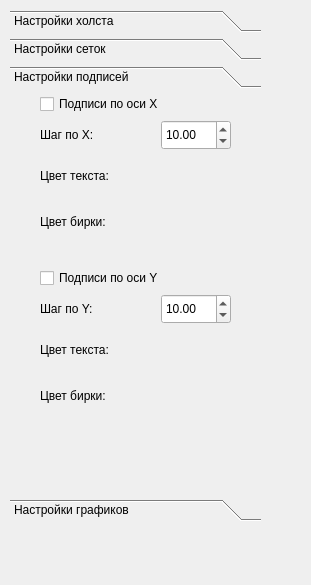
<?xml version="1.0" encoding="UTF-8"?>
<ui version="4.0">
 <class>SettingPanel</class>
 <widget class="QWidget" name="SettingPanel">
  <property name="geometry">
   <rect>
    <x>0</x>
    <y>0</y>
    <width>311</width>
    <height>585</height>
   </rect>
  </property>
  <property name="windowTitle">
   <string>Form</string>
  </property>
  <widget class="QWidget" name="verticalLayoutWidget">
   <property name="geometry">
    <rect>
     <x>10</x>
     <y>10</y>
     <width>251</width>
     <height>511</height>
    </rect>
   </property>
   <layout class="QVBoxLayout" name="mainLayout">
    <item>
     <widget class="QToolBox" name="toolBox">
      <property name="currentIndex">
       <number>2</number>
      </property>
      <widget class="QWidget" name="pagePlot">
       <property name="geometry">
        <rect>
         <x>0</x>
         <y>0</y>
         <width>249</width>
         <height>393</height>
        </rect>
       </property>
       <attribute name="label">
        <string>Настройки холста</string>
       </attribute>
       <widget class="QWidget" name="gridLayoutWidget_2">
        <property name="geometry">
         <rect>
          <x>10</x>
          <y>10</y>
          <width>231</width>
          <height>351</height>
         </rect>
        </property>
        <layout class="QGridLayout" name="plotLayout">
         <item row="2" column="1">
          <widget class="QLabel" name="scaleLabel">
           <property name="text">
            <string>Масштаб  (пикс./ед.)</string>
           </property>
          </widget>
         </item>
         <item row="0" column="1">
          <widget class="QCheckBox" name="autoScaleBox">
           <property name="text">
            <string>Автомасштабирование</string>
           </property>
          </widget>
         </item>
         <item row="0" column="2">
          <spacer name="horizontalSpacer_6">
           <property name="orientation">
            <enum>Qt::Horizontal</enum>
           </property>
           <property name="sizeType">
            <enum>QSizePolicy::Fixed</enum>
           </property>
           <property name="sizeHint" stdset="0">
            <size>
             <width>10</width>
             <height>20</height>
            </size>
           </property>
          </spacer>
         </item>
         <item row="1" column="1">
          <layout class="QHBoxLayout" name="colorPlotLayout">
           <property name="sizeConstraint">
            <enum>QLayout::SetDefaultConstraint</enum>
           </property>
           <item>
            <widget class="QLabel" name="colorPlotLabel">
             <property name="minimumSize">
              <size>
               <width>0</width>
               <height>40</height>
              </size>
             </property>
             <property name="text">
              <string>Цвет фона:</string>
             </property>
            </widget>
           </item>
           <item>
            <spacer name="horizontalSpacer_3">
             <property name="orientation">
              <enum>Qt::Horizontal</enum>
             </property>
             <property name="sizeHint" stdset="0">
              <size>
               <width>40</width>
               <height>20</height>
              </size>
             </property>
            </spacer>
           </item>
           <item>
            <widget class="ColorButton" name="colorPlotButton" native="true">
             <property name="sizePolicy">
              <sizepolicy hsizetype="Fixed" vsizetype="Fixed">
               <horstretch>0</horstretch>
               <verstretch>0</verstretch>
              </sizepolicy>
             </property>
             <property name="minimumSize">
              <size>
               <width>40</width>
               <height>40</height>
              </size>
             </property>
             <property name="maximumSize">
              <size>
               <width>40</width>
               <height>40</height>
              </size>
             </property>
             <property name="baseSize">
              <size>
               <width>40</width>
               <height>40</height>
              </size>
             </property>
            </widget>
           </item>
          </layout>
         </item>
         <item row="9" column="1">
          <widget class="QPushButton" name="cutButton">
           <property name="text">
            <string>По размеру графика(ов)</string>
           </property>
          </widget>
         </item>
         <item row="5" column="1">
          <layout class="QHBoxLayout" name="scaleYLayout">
           <item>
            <widget class="QLabel" name="scaleYLabel">
             <property name="text">
              <string>по оси Y:</string>
             </property>
            </widget>
           </item>
           <item>
            <spacer name="horizontalSpacer_5">
             <property name="orientation">
              <enum>Qt::Horizontal</enum>
             </property>
             <property name="sizeHint" stdset="0">
              <size>
               <width>40</width>
               <height>20</height>
              </size>
             </property>
            </spacer>
           </item>
           <item>
            <widget class="QDoubleSpinBox" name="scaleYBox">
             <property name="minimumSize">
              <size>
               <width>70</width>
               <height>30</height>
              </size>
             </property>
             <property name="decimals">
              <number>1</number>
             </property>
             <property name="minimum">
              <double>1.000000000000000</double>
             </property>
             <property name="maximum">
              <double>1000.000000000000000</double>
             </property>
             <property name="value">
              <double>10.000000000000000</double>
             </property>
            </widget>
           </item>
          </layout>
         </item>
         <item row="3" column="1">
          <layout class="QHBoxLayout" name="scaleXLayout">
           <item>
            <widget class="QLabel" name="scaleXLabel">
             <property name="text">
              <string>по оси X:</string>
             </property>
            </widget>
           </item>
           <item>
            <spacer name="horizontalSpacer_4">
             <property name="orientation">
              <enum>Qt::Horizontal</enum>
             </property>
             <property name="sizeHint" stdset="0">
              <size>
               <width>40</width>
               <height>20</height>
              </size>
             </property>
            </spacer>
           </item>
           <item>
            <widget class="QDoubleSpinBox" name="scaleXBox">
             <property name="minimumSize">
              <size>
               <width>70</width>
               <height>30</height>
              </size>
             </property>
             <property name="decimals">
              <number>1</number>
             </property>
             <property name="minimum">
              <double>1.000000000000000</double>
             </property>
             <property name="maximum">
              <double>1000.000000000000000</double>
             </property>
             <property name="value">
              <double>10.000000000000000</double>
             </property>
            </widget>
           </item>
          </layout>
         </item>
         <item row="11" column="1">
          <spacer name="verticalSpacer_2">
           <property name="orientation">
            <enum>Qt::Vertical</enum>
           </property>
           <property name="sizeHint" stdset="0">
            <size>
             <width>20</width>
             <height>40</height>
            </size>
           </property>
          </spacer>
         </item>
         <item row="0" column="0">
          <spacer name="horizontalSpacer_7">
           <property name="orientation">
            <enum>Qt::Horizontal</enum>
           </property>
           <property name="sizeType">
            <enum>QSizePolicy::Fixed</enum>
           </property>
           <property name="sizeHint" stdset="0">
            <size>
             <width>10</width>
             <height>20</height>
            </size>
           </property>
          </spacer>
         </item>
         <item row="7" column="1">
          <layout class="QHBoxLayout" name="coordXLayout">
           <item>
            <widget class="QLabel" name="coordXLabel">
             <property name="text">
              <string>по оси X:</string>
             </property>
            </widget>
           </item>
           <item>
            <spacer name="horizontalSpacer_10">
             <property name="orientation">
              <enum>Qt::Horizontal</enum>
             </property>
             <property name="sizeHint" stdset="0">
              <size>
               <width>40</width>
               <height>20</height>
              </size>
             </property>
            </spacer>
           </item>
           <item>
            <widget class="QLabel" name="coordXValue">
             <property name="text">
              <string>n/a</string>
             </property>
            </widget>
           </item>
          </layout>
         </item>
         <item row="6" column="1">
          <widget class="QLabel" name="coordLabel">
           <property name="text">
            <string>Текущие координаты</string>
           </property>
          </widget>
         </item>
         <item row="8" column="1">
          <layout class="QHBoxLayout" name="coordYLayout">
           <item>
            <widget class="QLabel" name="coordYLabel">
             <property name="text">
              <string>по оси Y:</string>
             </property>
            </widget>
           </item>
           <item>
            <spacer name="horizontalSpacer_11">
             <property name="orientation">
              <enum>Qt::Horizontal</enum>
             </property>
             <property name="sizeHint" stdset="0">
              <size>
               <width>40</width>
               <height>20</height>
              </size>
             </property>
            </spacer>
           </item>
           <item>
            <widget class="QLabel" name="coordYValue">
             <property name="text">
              <string>n/a</string>
             </property>
            </widget>
           </item>
          </layout>
         </item>
         <item row="10" column="1">
          <widget class="QPushButton" name="saveButton">
           <property name="text">
            <string>Сохранить изображение</string>
           </property>
          </widget>
         </item>
        </layout>
       </widget>
      </widget>
      <widget class="QWidget" name="pageGrid">
       <property name="geometry">
        <rect>
         <x>0</x>
         <y>0</y>
         <width>249</width>
         <height>393</height>
        </rect>
       </property>
       <attribute name="label">
        <string>Настройки сеток</string>
       </attribute>
       <widget class="QWidget" name="gridLayoutWidget">
        <property name="geometry">
         <rect>
          <x>10</x>
          <y>0</y>
          <width>201</width>
          <height>321</height>
         </rect>
        </property>
        <layout class="QGridLayout" name="gridLayout">
         <item row="0" column="1">
          <widget class="AdderPGrid" name="adderGrid" native="true">
           <property name="sizePolicy">
            <sizepolicy hsizetype="Expanding" vsizetype="Minimum">
             <horstretch>0</horstretch>
             <verstretch>0</verstretch>
            </sizepolicy>
           </property>
           <property name="styleSheet">
            <string notr="true">/*
QWidget{
	border-radius: 10px;
}
QPushButton {
	background-color: qlineargradient(x1: 0, y1: 0, x2: 0, y2: 1, stop: 0 #f0f0ff, stop: 0.5 #f4f4ff, stop: 0.51 #e7e7ff, stop: 1.0 #d0d9f0);
	border: 1px solid rgb(85, 85, 255);
	border-radius: 10px;
}

QPushButton:pressed {
	background-color: qlineargradient(x1: 0, y1: 0, x2: 0, y2: 1, stop: 0 #e0e0ef, stop: 0.5 #e4e4ef, stop: 0.51 #d7d7ef, stop: 1.0 #b0b9e0);
	margin: 1px 0px 1px 0px;
}

QPushButton:hover {
	background-color: qlineargradient(x1: 0, y1: 0, x2: 0, y2: 1,   stop: 0 #fffaff, stop: 0.5 #fff0c0,  stop: 0.51 #fff0c0, stop: 1.0 #d0d9f0);
}
*/</string>
           </property>
          </widget>
         </item>
         <item row="0" column="2">
          <spacer name="horizontalSpacer">
           <property name="orientation">
            <enum>Qt::Horizontal</enum>
           </property>
           <property name="sizeType">
            <enum>QSizePolicy::Fixed</enum>
           </property>
           <property name="sizeHint" stdset="0">
            <size>
             <width>20</width>
             <height>20</height>
            </size>
           </property>
          </spacer>
         </item>
         <item row="0" column="0">
          <spacer name="horizontalSpacer_2">
           <property name="orientation">
            <enum>Qt::Horizontal</enum>
           </property>
           <property name="sizeType">
            <enum>QSizePolicy::Fixed</enum>
           </property>
           <property name="sizeHint" stdset="0">
            <size>
             <width>20</width>
             <height>20</height>
            </size>
           </property>
          </spacer>
         </item>
         <item row="1" column="1">
          <spacer name="verticalSpacer">
           <property name="orientation">
            <enum>Qt::Vertical</enum>
           </property>
           <property name="sizeHint" stdset="0">
            <size>
             <width>20</width>
             <height>40</height>
            </size>
           </property>
          </spacer>
         </item>
        </layout>
       </widget>
      </widget>
      <widget class="QWidget" name="pageSignature">
       <property name="geometry">
        <rect>
         <x>0</x>
         <y>0</y>
         <width>249</width>
         <height>393</height>
        </rect>
       </property>
       <attribute name="label">
        <string>Настройки подписей</string>
       </attribute>
       <widget class="QWidget" name="gridLayoutWidget_4">
        <property name="geometry">
         <rect>
          <x>10</x>
          <y>0</y>
          <width>231</width>
          <height>371</height>
         </rect>
        </property>
        <layout class="QGridLayout" name="signatureLayout">
         <item row="7" column="1">
          <layout class="QHBoxLayout" name="colorYTextLayout">
           <item>
            <widget class="QLabel" name="label_2">
             <property name="minimumSize">
              <size>
               <width>0</width>
               <height>40</height>
              </size>
             </property>
             <property name="text">
              <string>Цвет текста:</string>
             </property>
            </widget>
           </item>
           <item>
            <spacer name="horizontalSpacer_17">
             <property name="orientation">
              <enum>Qt::Horizontal</enum>
             </property>
             <property name="sizeHint" stdset="0">
              <size>
               <width>40</width>
               <height>20</height>
              </size>
             </property>
            </spacer>
           </item>
           <item>
            <widget class="ColorButton" name="colorTextY" native="true">
             <property name="minimumSize">
              <size>
               <width>40</width>
               <height>40</height>
              </size>
             </property>
             <property name="maximumSize">
              <size>
               <width>40</width>
               <height>40</height>
              </size>
             </property>
            </widget>
           </item>
          </layout>
         </item>
         <item row="9" column="1">
          <spacer name="verticalSpacer_5">
           <property name="orientation">
            <enum>Qt::Vertical</enum>
           </property>
           <property name="sizeHint" stdset="0">
            <size>
             <width>20</width>
             <height>40</height>
            </size>
           </property>
          </spacer>
         </item>
         <item row="4" column="1">
          <spacer name="verticalSpacer_4">
           <property name="orientation">
            <enum>Qt::Vertical</enum>
           </property>
           <property name="sizeType">
            <enum>QSizePolicy::Fixed</enum>
           </property>
           <property name="sizeHint" stdset="0">
            <size>
             <width>20</width>
             <height>20</height>
            </size>
           </property>
          </spacer>
         </item>
         <item row="5" column="1">
          <widget class="QCheckBox" name="enableYBox">
           <property name="text">
            <string>Подписи по оси Y</string>
           </property>
          </widget>
         </item>
         <item row="6" column="1">
          <layout class="QHBoxLayout" name="stepYLayout">
           <item>
            <widget class="QLabel" name="sigStepYlabel">
             <property name="text">
              <string>Шаг по Y:</string>
             </property>
            </widget>
           </item>
           <item>
            <spacer name="horizontalSpacer_13">
             <property name="orientation">
              <enum>Qt::Horizontal</enum>
             </property>
             <property name="sizeHint" stdset="0">
              <size>
               <width>40</width>
               <height>20</height>
              </size>
             </property>
            </spacer>
           </item>
           <item>
            <widget class="QDoubleSpinBox" name="stepYBox">
             <property name="minimumSize">
              <size>
               <width>70</width>
               <height>30</height>
              </size>
             </property>
             <property name="minimum">
              <double>1.000000000000000</double>
             </property>
             <property name="value">
              <double>10.000000000000000</double>
             </property>
            </widget>
           </item>
          </layout>
         </item>
         <item row="2" column="1">
          <layout class="QHBoxLayout" name="colorXTextLayout">
           <item>
            <widget class="QLabel" name="label">
             <property name="minimumSize">
              <size>
               <width>0</width>
               <height>40</height>
              </size>
             </property>
             <property name="text">
              <string>Цвет текста:</string>
             </property>
            </widget>
           </item>
           <item>
            <spacer name="horizontalSpacer_16">
             <property name="orientation">
              <enum>Qt::Horizontal</enum>
             </property>
             <property name="sizeHint" stdset="0">
              <size>
               <width>40</width>
               <height>20</height>
              </size>
             </property>
            </spacer>
           </item>
           <item>
            <widget class="ColorButton" name="colorTextX" native="true">
             <property name="minimumSize">
              <size>
               <width>40</width>
               <height>40</height>
              </size>
             </property>
             <property name="maximumSize">
              <size>
               <width>40</width>
               <height>40</height>
              </size>
             </property>
            </widget>
           </item>
          </layout>
         </item>
         <item row="1" column="1">
          <layout class="QHBoxLayout" name="stepXLayout">
           <item>
            <widget class="QLabel" name="sigStepXlabel">
             <property name="text">
              <string>Шаг по X:</string>
             </property>
            </widget>
           </item>
           <item>
            <spacer name="horizontalSpacer_12">
             <property name="orientation">
              <enum>Qt::Horizontal</enum>
             </property>
             <property name="sizeHint" stdset="0">
              <size>
               <width>40</width>
               <height>20</height>
              </size>
             </property>
            </spacer>
           </item>
           <item>
            <widget class="QDoubleSpinBox" name="stepXBox">
             <property name="minimumSize">
              <size>
               <width>70</width>
               <height>30</height>
              </size>
             </property>
             <property name="minimum">
              <double>1.000000000000000</double>
             </property>
             <property name="value">
              <double>10.000000000000000</double>
             </property>
            </widget>
           </item>
          </layout>
         </item>
         <item row="0" column="0">
          <spacer name="horizontalSpacer_15">
           <property name="orientation">
            <enum>Qt::Horizontal</enum>
           </property>
           <property name="sizeType">
            <enum>QSizePolicy::Fixed</enum>
           </property>
           <property name="sizeHint" stdset="0">
            <size>
             <width>20</width>
             <height>20</height>
            </size>
           </property>
          </spacer>
         </item>
         <item row="0" column="1">
          <widget class="QCheckBox" name="enableXBox">
           <property name="text">
            <string>Подписи по оси X</string>
           </property>
          </widget>
         </item>
         <item row="3" column="1">
          <layout class="QHBoxLayout" name="horizontalLayout">
           <item>
            <widget class="QLabel" name="label_3">
             <property name="minimumSize">
              <size>
               <width>0</width>
               <height>40</height>
              </size>
             </property>
             <property name="text">
              <string>Цвет бирки:</string>
             </property>
            </widget>
           </item>
           <item>
            <spacer name="horizontalSpacer_18">
             <property name="orientation">
              <enum>Qt::Horizontal</enum>
             </property>
             <property name="sizeHint" stdset="0">
              <size>
               <width>40</width>
               <height>20</height>
              </size>
             </property>
            </spacer>
           </item>
           <item>
            <widget class="ColorButton" name="colorBgX" native="true">
             <property name="minimumSize">
              <size>
               <width>40</width>
               <height>40</height>
              </size>
             </property>
             <property name="maximumSize">
              <size>
               <width>40</width>
               <height>40</height>
              </size>
             </property>
            </widget>
           </item>
          </layout>
         </item>
         <item row="0" column="2">
          <spacer name="horizontalSpacer_14">
           <property name="orientation">
            <enum>Qt::Horizontal</enum>
           </property>
           <property name="sizeType">
            <enum>QSizePolicy::Fixed</enum>
           </property>
           <property name="sizeHint" stdset="0">
            <size>
             <width>20</width>
             <height>20</height>
            </size>
           </property>
          </spacer>
         </item>
         <item row="8" column="1">
          <layout class="QHBoxLayout" name="horizontalLayout_2">
           <item>
            <widget class="QLabel" name="label_4">
             <property name="minimumSize">
              <size>
               <width>0</width>
               <height>40</height>
              </size>
             </property>
             <property name="text">
              <string>Цвет бирки:</string>
             </property>
            </widget>
           </item>
           <item>
            <spacer name="horizontalSpacer_19">
             <property name="orientation">
              <enum>Qt::Horizontal</enum>
             </property>
             <property name="sizeHint" stdset="0">
              <size>
               <width>40</width>
               <height>20</height>
              </size>
             </property>
            </spacer>
           </item>
           <item>
            <widget class="ColorButton" name="colorBgY" native="true">
             <property name="minimumSize">
              <size>
               <width>40</width>
               <height>40</height>
              </size>
             </property>
             <property name="maximumSize">
              <size>
               <width>40</width>
               <height>40</height>
              </size>
             </property>
            </widget>
           </item>
          </layout>
         </item>
        </layout>
       </widget>
      </widget>
      <widget class="QWidget" name="pageCurve">
       <property name="geometry">
        <rect>
         <x>0</x>
         <y>0</y>
         <width>249</width>
         <height>393</height>
        </rect>
       </property>
       <attribute name="label">
        <string>Настройки графиков</string>
       </attribute>
       <widget class="QWidget" name="gridLayoutWidget_3">
        <property name="geometry">
         <rect>
          <x>10</x>
          <y>20</y>
          <width>221</width>
          <height>151</height>
         </rect>
        </property>
        <layout class="QGridLayout" name="curveLayout">
         <item row="0" column="2">
          <spacer name="horizontalSpacer_8">
           <property name="orientation">
            <enum>Qt::Horizontal</enum>
           </property>
           <property name="sizeType">
            <enum>QSizePolicy::Fixed</enum>
           </property>
           <property name="sizeHint" stdset="0">
            <size>
             <width>20</width>
             <height>20</height>
            </size>
           </property>
          </spacer>
         </item>
         <item row="1" column="1">
          <spacer name="verticalSpacer_3">
           <property name="orientation">
            <enum>Qt::Vertical</enum>
           </property>
           <property name="sizeHint" stdset="0">
            <size>
             <width>20</width>
             <height>40</height>
            </size>
           </property>
          </spacer>
         </item>
         <item row="0" column="1">
          <widget class="AdderPCurve" name="adderCurve" native="true">
           <property name="sizePolicy">
            <sizepolicy hsizetype="Preferred" vsizetype="Minimum">
             <horstretch>0</horstretch>
             <verstretch>0</verstretch>
            </sizepolicy>
           </property>
          </widget>
         </item>
         <item row="0" column="0">
          <spacer name="horizontalSpacer_9">
           <property name="orientation">
            <enum>Qt::Horizontal</enum>
           </property>
           <property name="sizeType">
            <enum>QSizePolicy::Fixed</enum>
           </property>
           <property name="sizeHint" stdset="0">
            <size>
             <width>20</width>
             <height>20</height>
            </size>
           </property>
          </spacer>
         </item>
        </layout>
       </widget>
      </widget>
     </widget>
    </item>
   </layout>
  </widget>
 </widget>
 <customwidgets>
  <customwidget>
   <class>ColorButton</class>
   <extends>QWidget</extends>
   <header>ColorButton.h</header>
   <container>1</container>
   <slots>
    <signal>hasChange()</signal>
    <slot>clicked()</slot>
   </slots>
  </customwidget>
  <customwidget>
   <class>AdderPGrid</class>
   <extends>QWidget</extends>
   <header>AdderPGrid.h</header>
   <container>1</container>
  </customwidget>
  <customwidget>
   <class>AdderPCurve</class>
   <extends>QWidget</extends>
   <header>AdderPCurve.h</header>
   <container>1</container>
  </customwidget>
 </customwidgets>
 <resources/>
 <connections/>
</ui>
